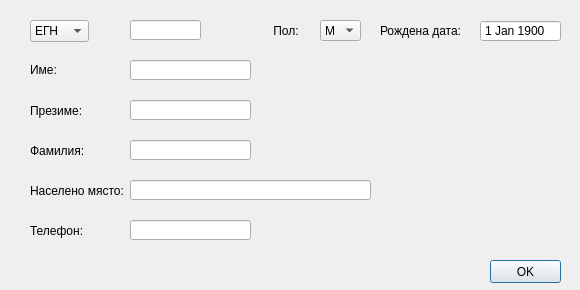
<?xml version="1.0" encoding="UTF-8"?>
<ui version="4.0">
 <class>PatientFormDialog</class>
 <widget class="QDialog" name="PatientFormDialog">
  <property name="geometry">
   <rect>
    <x>0</x>
    <y>0</y>
    <width>580</width>
    <height>290</height>
   </rect>
  </property>
  <property name="sizePolicy">
   <sizepolicy hsizetype="Fixed" vsizetype="Fixed">
    <horstretch>0</horstretch>
    <verstretch>0</verstretch>
   </sizepolicy>
  </property>
  <property name="minimumSize">
   <size>
    <width>580</width>
    <height>290</height>
   </size>
  </property>
  <property name="maximumSize">
   <size>
    <width>580</width>
    <height>290</height>
   </size>
  </property>
  <property name="windowTitle">
   <string>PatientFormDialog</string>
  </property>
  <widget class="ComboBox" name="sexCombo">
   <property name="geometry">
    <rect>
     <x>320</x>
     <y>20</y>
     <width>41</width>
     <height>21</height>
    </rect>
   </property>
   <property name="maxVisibleItems">
    <number>2</number>
   </property>
   <item>
    <property name="text">
     <string>М</string>
    </property>
   </item>
   <item>
    <property name="text">
     <string>Ж</string>
    </property>
   </item>
  </widget>
  <widget class="QLabel" name="label_5">
   <property name="geometry">
    <rect>
     <x>30</x>
     <y>220</y>
     <width>71</width>
     <height>21</height>
    </rect>
   </property>
   <property name="text">
    <string>Телефон:</string>
   </property>
  </widget>
  <widget class="LineEdit" name="phoneEdit">
   <property name="geometry">
    <rect>
     <x>130</x>
     <y>220</y>
     <width>121</width>
     <height>20</height>
    </rect>
   </property>
   <property name="text">
    <string/>
   </property>
   <property name="maxLength">
    <number>20</number>
   </property>
  </widget>
  <widget class="QLabel" name="label_3">
   <property name="geometry">
    <rect>
     <x>30</x>
     <y>140</y>
     <width>61</width>
     <height>21</height>
    </rect>
   </property>
   <property name="text">
    <string>Фамилия:</string>
   </property>
  </widget>
  <widget class="QLabel" name="label">
   <property name="geometry">
    <rect>
     <x>30</x>
     <y>60</y>
     <width>47</width>
     <height>20</height>
    </rect>
   </property>
   <property name="text">
    <string>Име:</string>
   </property>
  </widget>
  <widget class="AutoCompleteLineEdit" name="cityLineEdit">
   <property name="geometry">
    <rect>
     <x>130</x>
     <y>180</y>
     <width>241</width>
     <height>20</height>
    </rect>
   </property>
   <property name="sizePolicy">
    <sizepolicy hsizetype="Preferred" vsizetype="Fixed">
     <horstretch>0</horstretch>
     <verstretch>0</verstretch>
    </sizepolicy>
   </property>
   <property name="maxLength">
    <number>68</number>
   </property>
  </widget>
  <widget class="LineEdit" name="idLineEdit">
   <property name="geometry">
    <rect>
     <x>130</x>
     <y>20</y>
     <width>71</width>
     <height>20</height>
    </rect>
   </property>
   <property name="text">
    <string/>
   </property>
   <property name="maxLength">
    <number>10</number>
   </property>
  </widget>
  <widget class="ComboBox" name="typeComboBox">
   <property name="geometry">
    <rect>
     <x>30</x>
     <y>20</y>
     <width>59</width>
     <height>22</height>
    </rect>
   </property>
   <property name="styleSheet">
    <string notr="true"/>
   </property>
   <item>
    <property name="text">
     <string>ЕГН</string>
    </property>
   </item>
   <item>
    <property name="text">
     <string>ЛНЧ</string>
    </property>
   </item>
  </widget>
  <widget class="NameEdit" name="fNameEdit">
   <property name="geometry">
    <rect>
     <x>130</x>
     <y>60</y>
     <width>121</width>
     <height>20</height>
    </rect>
   </property>
   <property name="sizePolicy">
    <sizepolicy hsizetype="Preferred" vsizetype="Fixed">
     <horstretch>0</horstretch>
     <verstretch>0</verstretch>
    </sizepolicy>
   </property>
   <property name="maxLength">
    <number>50</number>
   </property>
  </widget>
  <widget class="QLabel" name="label_6">
   <property name="geometry">
    <rect>
     <x>30</x>
     <y>180</y>
     <width>101</width>
     <height>21</height>
    </rect>
   </property>
   <property name="text">
    <string>Населено място:</string>
   </property>
  </widget>
  <widget class="QLabel" name="label_8">
   <property name="geometry">
    <rect>
     <x>270</x>
     <y>20</y>
     <width>41</width>
     <height>21</height>
    </rect>
   </property>
   <property name="text">
    <string> Пол:</string>
   </property>
  </widget>
  <widget class="DateEdit" name="birthEdit">
   <property name="geometry">
    <rect>
     <x>480</x>
     <y>20</y>
     <width>81</width>
     <height>22</height>
    </rect>
   </property>
   <property name="buttonSymbols">
    <enum>QAbstractSpinBox::NoButtons</enum>
   </property>
   <property name="showGroupSeparator" stdset="0">
    <bool>false</bool>
   </property>
   <property name="maximumDateTime">
    <datetime>
     <hour>15</hour>
     <minute>59</minute>
     <second>59</second>
     <year>9999</year>
     <month>12</month>
     <day>29</day>
    </datetime>
   </property>
   <property name="minimumDate">
    <date>
     <year>1900</year>
     <month>1</month>
     <day>1</day>
    </date>
   </property>
   <property name="date">
    <date>
     <year>1900</year>
     <month>1</month>
     <day>1</day>
    </date>
   </property>
  </widget>
  <widget class="QPushButton" name="okButton">
   <property name="geometry">
    <rect>
     <x>490</x>
     <y>260</y>
     <width>71</width>
     <height>23</height>
    </rect>
   </property>
   <property name="text">
    <string>OK</string>
   </property>
  </widget>
  <widget class="QLabel" name="label_7">
   <property name="geometry">
    <rect>
     <x>380</x>
     <y>20</y>
     <width>101</width>
     <height>21</height>
    </rect>
   </property>
   <property name="text">
    <string>Рождена дата:</string>
   </property>
  </widget>
  <widget class="QLabel" name="label_2">
   <property name="geometry">
    <rect>
     <x>30</x>
     <y>100</y>
     <width>61</width>
     <height>21</height>
    </rect>
   </property>
   <property name="text">
    <string>Презиме:</string>
   </property>
  </widget>
  <widget class="NameEdit" name="lNameEdit">
   <property name="geometry">
    <rect>
     <x>130</x>
     <y>140</y>
     <width>121</width>
     <height>20</height>
    </rect>
   </property>
   <property name="sizePolicy">
    <sizepolicy hsizetype="Preferred" vsizetype="Fixed">
     <horstretch>0</horstretch>
     <verstretch>0</verstretch>
    </sizepolicy>
   </property>
   <property name="maxLength">
    <number>50</number>
   </property>
  </widget>
  <widget class="NameEdit" name="mNameEdit">
   <property name="geometry">
    <rect>
     <x>130</x>
     <y>100</y>
     <width>121</width>
     <height>20</height>
    </rect>
   </property>
   <property name="sizePolicy">
    <sizepolicy hsizetype="Preferred" vsizetype="Fixed">
     <horstretch>0</horstretch>
     <verstretch>0</verstretch>
    </sizepolicy>
   </property>
   <property name="maxLength">
    <number>50</number>
   </property>
  </widget>
  <widget class="QLabel" name="errorLabel">
   <property name="geometry">
    <rect>
     <x>30</x>
     <y>260</y>
     <width>311</width>
     <height>21</height>
    </rect>
   </property>
   <property name="styleSheet">
    <string notr="true">color : red;</string>
   </property>
   <property name="text">
    <string/>
   </property>
  </widget>
 </widget>
 <layoutdefault spacing="6" margin="11"/>
 <customwidgets>
  <customwidget>
   <class>LineEdit</class>
   <extends>QLineEdit</extends>
   <header>View/uiComponents/LineEdit.h</header>
  </customwidget>
  <customwidget>
   <class>AutoCompleteLineEdit</class>
   <extends>QLineEdit</extends>
   <header>View/uiComponents/AutoCompleteLineEdit.h</header>
  </customwidget>
  <customwidget>
   <class>DateEdit</class>
   <extends>QDateEdit</extends>
   <header>View/uiComponents/DateEdit.h</header>
  </customwidget>
  <customwidget>
   <class>ComboBox</class>
   <extends>QComboBox</extends>
   <header>View/uiComponents/ComboBox.h</header>
  </customwidget>
  <customwidget>
   <class>NameEdit</class>
   <extends>QLineEdit</extends>
   <header>View/uiComponents/NameEdit.h</header>
  </customwidget>
 </customwidgets>
 <tabstops>
  <tabstop>idLineEdit</tabstop>
  <tabstop>fNameEdit</tabstop>
  <tabstop>mNameEdit</tabstop>
  <tabstop>lNameEdit</tabstop>
  <tabstop>cityLineEdit</tabstop>
  <tabstop>phoneEdit</tabstop>
  <tabstop>birthEdit</tabstop>
  <tabstop>sexCombo</tabstop>
  <tabstop>okButton</tabstop>
  <tabstop>typeComboBox</tabstop>
 </tabstops>
 <resources/>
 <connections/>
</ui>
